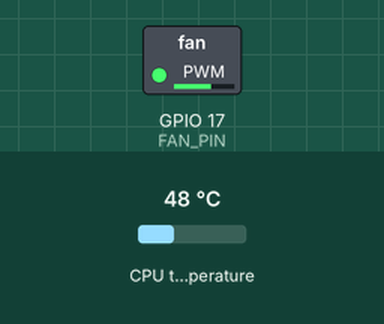
This program was run on a simulated Raspberry Pi (BCM pin numbers). On the bench: switched loads named in the program (green lamp = pin HIGH). The inputs (shaded band) are chosen by the test bench; at power-on: CPU temperature 48 °C.

Above: at 1.2 s.
1.3 s: CPU temperature set to 31 °C
At 2.3 s:
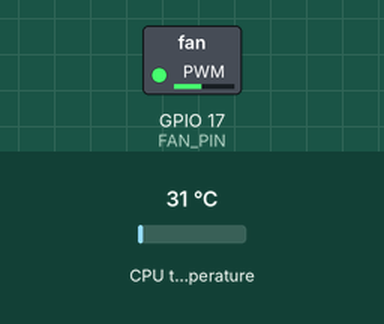
3.5 s: CPU temperature set to 58 °C
At 5.0 s:
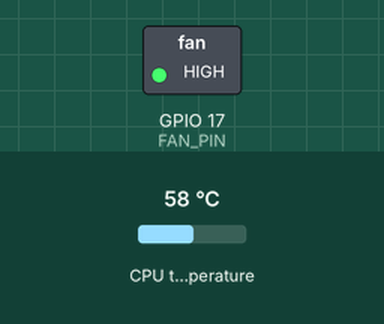
5.5 s: CPU temperature set to 44 °C
At 6.6 s:
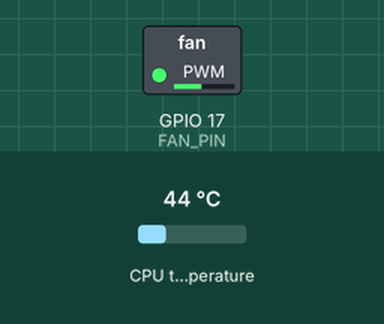
7.5 s: CPU temperature set to 71 °C
At 9.3 s:
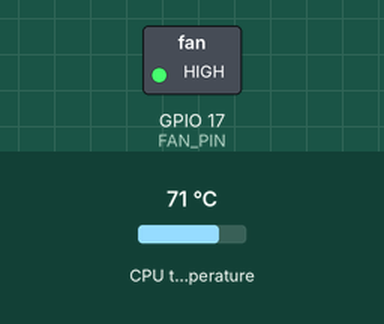
Timing chart, 0 to 10.5 s (numbered marks = the images above; inputs shaded):
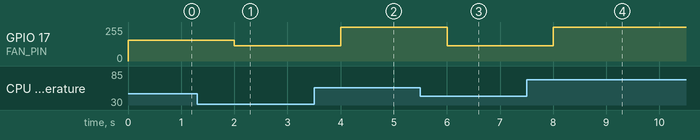

The program:

fan_ctrl.py
```python
# Thanks to Aerandir14 on instructables for writing this.
#!/usr/bin/python
# -*- coding: utf-8 -*-

import RPi.GPIO as GPIO
import time
import sys

# Configuration
FAN_PIN = 17            # BCM pin used to drive transistor's base
WAIT_TIME = 1           # [s] Time to wait between each refresh
FAN_MIN = 40            # [%] Fan minimum speed.
PWM_FREQ = 25           # [Hz] Change this value if fan has strange behavior

# Configurable temperature and fan speed steps
tempSteps = [45, 55]    # [°C]
speedSteps = [45, 100]   # [%]

# Fan speed will change only of the difference of temperature is higher than hysteresis
hyst = 1

# Setup GPIO pin
GPIO.setmode(GPIO.BCM)
GPIO.setup(FAN_PIN, GPIO.OUT, initial=GPIO.LOW)
fan=GPIO.PWM(FAN_PIN,PWM_FREQ)
fan.start(0);


i = 0
cpuTempOld=0
fanSpeedOld=0


# We must set a speed value for each temperature step
if(len(speedSteps) != len(tempSteps)):
    print("Numbers of temp steps and speed steps are different")
    exit(0)

try:
    while (1):
        # Read CPU temperature
        cpuTempFile=open("/sys/class/thermal/thermal_zone0/temp","r")
        cpuTemp=float(cpuTempFile.read())/1000
        cpuTempFile.close()

        # Calculate desired fan speed
        if(abs(cpuTemp-cpuTempOld > hyst)):

            # Below first value, fan will run at min speed.
            if(cpuTemp < tempSteps[0]):
               fanSpeed = speedSteps[0]

           # Above last value, fan will run at max speed
            elif(cpuTemp >= tempSteps[len(tempSteps)-1]):
               fanSpeed = speedSteps[len(tempSteps)-1]

            # If temperature is between 2 steps, fan speed is calculated by linear interpolation
            else:
                for i in range(0,len(tempSteps)-1):
                    if((cpuTemp >= tempSteps[i]) and (cpuTemp < tempSteps[i+1])):
                        fanSpeed = round((speedSteps[i+1]-speedSteps[i])\
                                   /(tempSteps[i+1]-tempSteps[i])\
                                   *(cpuTemp-tempSteps[i])\
                                   +speedSteps[i],1)

            if((fanSpeed != fanSpeedOld) ):
                if((fanSpeed != fanSpeedOld)\
                   and ((fanSpeed >= FAN_MIN) or (fanSpeed == 0))):
                    fan.ChangeDutyCycle(fanSpeed)
                    fanSpeedOld = fanSpeed

        # Wait until next refresh
        time.sleep(WAIT_TIME)


# If a keyboard interrupt occurs (ctrl + c), the GPIO is set to 0 and the program exits.
except(KeyboardInterrupt):
    print("Fan ctrl interrupted by keyboard")
    GPIO.cleanup()
    sys.exit()
```

Measured:
- after the input at 1.3 s, GPIO 17 (FAN_PIN): 157/255 → 115/255 after 0.70 s
- after the input at 3.5 s, GPIO 17 (FAN_PIN): 115/255 → 255/255 after 0.50 s
- after the input at 5.5 s, GPIO 17 (FAN_PIN): 255/255 → 115/255 after 0.50 s
- after the input at 7.5 s, GPIO 17 (FAN_PIN): 115/255 → 255/255 after 0.50 s
